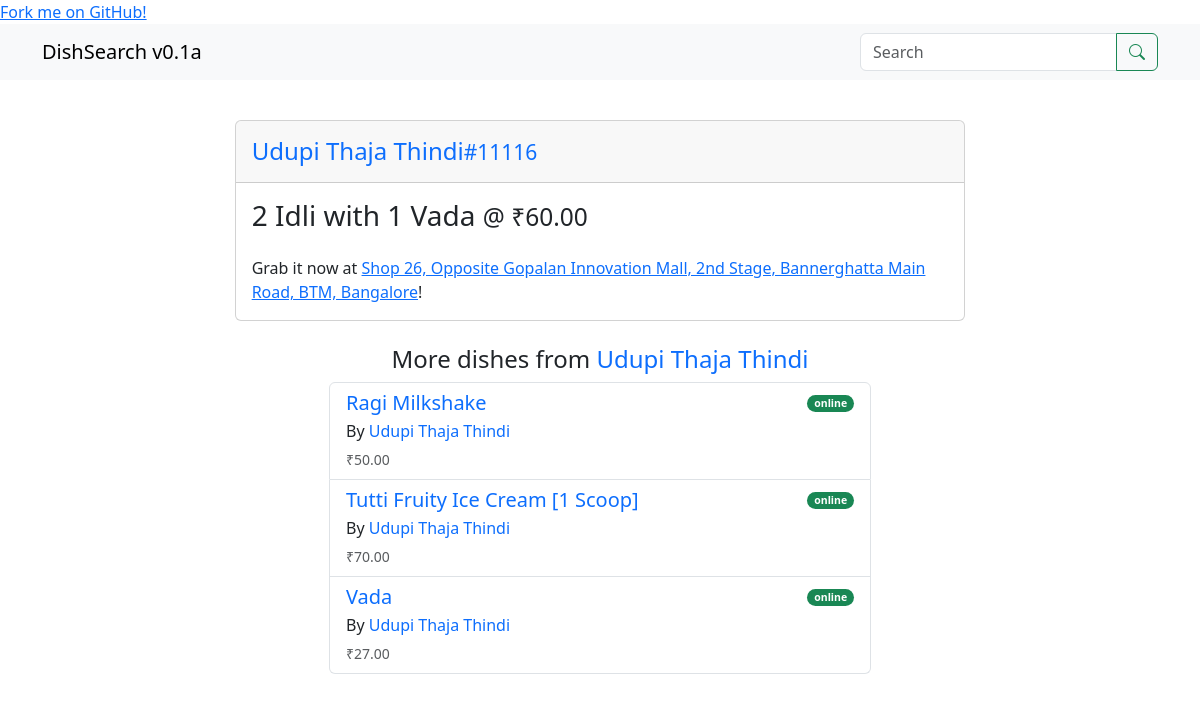
The app's page /dish/1/ (signed in) with its own data.
### dish/models.py (models this page shows, shortened)
class Dish(models.Model):
    name = models.CharField(max_length=255)
    onwards_tag = models.BooleanField(default=False)
    price = models.DecimalField(max_digits=7, decimal_places=2)
    restaurant = models.ForeignKey(
        Restaurant, on_delete=models.CASCADE, related_name="dishes"
    )
    objects = DishManager()
    def get_absolute_url(self) -> str:
        return reverse("dish:detail", kwargs={"dish_id": self.pk})
    def get_other_restaurant_dishes(self, n: int = 3) -> models.QuerySet:
        return (
            Dish.objects.filter(restaurant=self.restaurant)
            .exclude(pk=self.pk)
            .order_by("?")[:n]
        )

### restaurant/models.py (models this page shows, shortened)
class Restaurant(models.Model):
    name = models.CharField(max_length=255)
    res_id = models.IntegerField(unique=True)
    latitude = models.FloatField()
    longitude = models.FloatField()
    location = models.CharField(max_length=30)
    address = models.CharField(max_length=255)
    rating = models.FloatField(help_text="Rating out of 5", null=True, blank=True)
    online = models.BooleanField(default=False)
    def get_google_maps_url(self) -> str:
        return f"https://maps.google.com/?q={self.latitude},{self.longitude}"

### dish/views.py (the view)
# urls.py: path("dish/<int:dish_id>/", views.DishDetailView.as_view(), name="detail"),
class DishDetailView(LoginRequiredMixin, DetailView):
    model = Dish
    pk_url_kwarg = "dish_id"
    context_object_name = "dish"
    template_name = "dish/detail.html"

### templates/dish/detail.html
{% extends 'base.html' %}
{% block body %}
<div class="row">
  <div class="col-sm-12 col-md-12 col-lg-8 offset-lg-2 mb-4">
    <div class="card">
      <div class="card-header">
        <h4 class="my-2 text-body-secondary">
          <a style="text-decoration:none;" href="{% url 'restaurant:list' dish.restaurant_id %}">
            {{ dish.restaurant.name }}<small>#{{ dish.restaurant.res_id }}</small>
          </a>
        </h4>
      </div>
      <div class="card-body">
        <h3 class="card-title pb-3">{{ dish.name }} <small>@ ₹{{ dish.price }} </small></h3>
        <p class="card-text">
          Grab it now at <a href="{{ dish.restaurant.get_google_maps_url }}" target="_blank">
            {{ dish.restaurant.address }}</a>!
        </p>
      </div>
    </div>
  </div>
  <div class="col-sm-12 col-md-12 col-lg-6 offset-lg-3">
    <h4 class="text-center">
      More dishes from
      <a style="text-decoration: none;" href="{% url 'restaurant:list' dish.restaurant_id %}">{{ dish.restaurant.name }}</a>
    </h4>
  </div>
  <div class="col-sm-12 col-md-12 col-lg-6 offset-lg-3">
    <div class="list-group">
      {% for dish in dish.get_other_restaurant_dishes %}
        <div href="{% url 'dish:detail' dish.pk %}" class="list-group-item list-group-item-action">
          <div class="d-flex w-100 justify-content-between">
            <h5 class="mb-1">
              <a style="text-decoration: none;" href="{{ dish.get_absolute_url }}">{{ dish.name }}</a>
            </h5>
            <small class="text-body-secondary">
              <span class="badge {% if dish.restaurant.online %}bg-success{% else %}bg-danger{% endif %} rounded-pill">
                {% if dish.restaurant.online %}online{% else %}unavailable{% endif %}
              </span>
            </small>
          </div>
          <p class="mb-1">
            By <a style="text-decoration: none;" href="{% url 'restaurant:list' dish.restaurant_id %}">{{ dish.restaurant.name }}</a>
          </p>
          <small class="text-body-secondary">₹{{ dish.price }} {% if dish.onwards_tag %}+{% endif %} </small>
        </div>
      {% empty %}
        <div class="list-group-item">
          <p class="my-2 text-center">
            No more dishes from this restaurant.
          </p>
        </div>
      {% endfor %}
    </div>
  </div>
</div>
{% endblock body %}

### records on screen
Dish: restaurant.name "Udupi Thaja Thindi", restaurant.res_id "11116", name "2 Idli with 1 Vada", price "60.00", restaurant.address "Shop 26, Opposite Gopalan Innovation Mall, 2nd Stage, Bannerghatta Main Road, BTM, Bangalore"
Dish: name "Ragi Milkshake", shows "online", restaurant.name "Udupi Thaja Thindi", price "50.00"
Dish: name "Tutti Fruity Ice Cream [1 Scoop]", shows "online", restaurant.name "Udupi Thaja Thindi", price "70.00"
Dish: name "Vada", shows "online", restaurant.name "Udupi Thaja Thindi", price "27.00"
